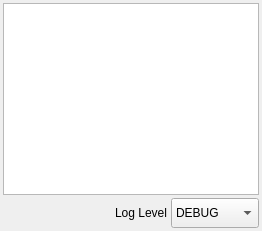
      <widget class="QWidget" name="Log">
       <property name="sizePolicy">
        <sizepolicy hsizetype="Expanding" vsizetype="Expanding">
         <horstretch>1</horstretch>
         <verstretch>1</verstretch>
        </sizepolicy>
       </property>
       <attribute name="title">
        <string>Log</string>
       </attribute>
       <layout class="QVBoxLayout" name="verticalLayout_Log">
        <property name="spacing">
         <number>3</number>
        </property>
        <property name="leftMargin">
         <number>3</number>
        </property>
        <property name="topMargin">
         <number>3</number>
        </property>
        <property name="rightMargin">
         <number>3</number>
        </property>
        <property name="bottomMargin">
         <number>3</number>
        </property>
        <item>
         <layout class="QHBoxLayout" name="horizontalLayout_Log">
          <property name="spacing">
           <number>3</number>
          </property>
          <item>
           <widget class="QPlainTextEdit" name="plainTextEdit_Log">
            <property name="sizePolicy">
             <sizepolicy hsizetype="Expanding" vsizetype="Expanding">
              <horstretch>1</horstretch>
              <verstretch>1</verstretch>
             </sizepolicy>
            </property>
           </widget>
          </item>
         </layout>
        </item>
        <item>
         <layout class="QHBoxLayout" name="horizontalLayout_bottom_Log">
          <property name="spacing">
           <number>3</number>
          </property>
          <item>
           <spacer name="horizontalSpacer_bottom_Log_spacer">
            <property name="orientation">
             <enum>Qt::Horizontal</enum>
            </property>
            <property name="sizeHint" stdset="0">
             <size>
              <width>40</width>
              <height>20</height>
             </size>
            </property>
           </spacer>
          </item>
          <item>
           <widget class="QLabel" name="label_LogLevel">
            <property name="text">
             <string>Log Level</string>
            </property>
           </widget>
          </item>
          <item>
           <widget class="QComboBox" name="comboBoxDropDown_LogLevel">
            <property name="minimumSize">
             <size>
              <width>0</width>
              <height>30</height>
             </size>
            </property>
            <property name="sizeAdjustPolicy">
             <enum>QComboBox::AdjustToContents</enum>
            </property>
            <item>
             <property name="text">
              <string>DEBUG</string>
             </property>
            </item>
            <item>
             <property name="text">
              <string>INFO</string>
             </property>
            </item>
            <item>
             <property name="text">
              <string>WARNING</string>
             </property>
            </item>
            <item>
             <property name="text">
              <string>ERROR</string>
             </property>
            </item>
            <item>
             <property name="text">
              <string>CRITICAL</string>
             </property>
            </item>
           </widget>
          </item>
         </layout>
        </item>
       </layout>
      </widget>
